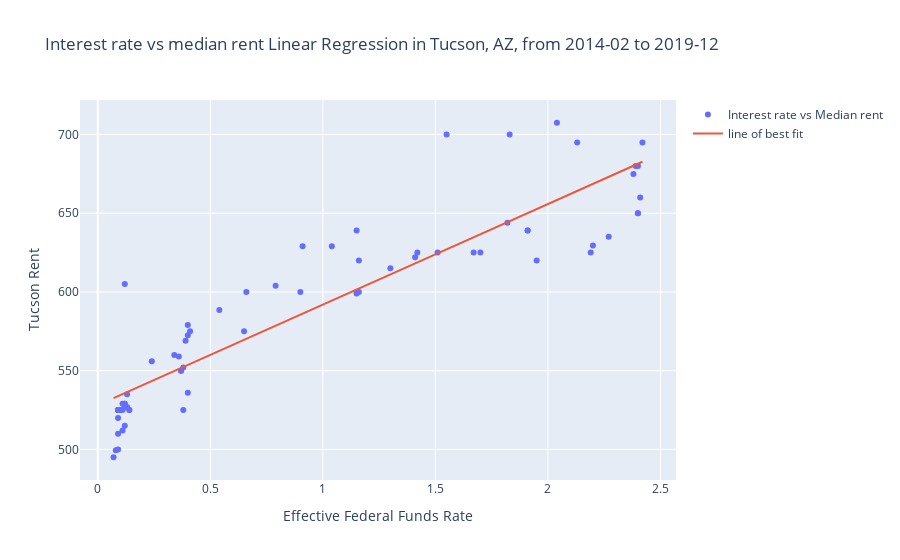

Notebook code for this chart:
### Code cell
df = pd.DataFrame({'X': rate_fund, 'Y':tucson_rent})
reg = LinearRegression().fit(np.vstack(df['X']), tucson_rent)
df['bestfit'] = reg.predict(np.vstack(df['X']))
fig=go.Figure()
fig.add_trace(go.Scatter(name='Interest rate vs Median rent', x=df['X'], y=df['Y'].values, mode='markers'))
fig.add_trace(go.Scatter(name='line of best fit', x=rate_fund, y=df['bestfit'], mode='lines'))

fig.update_layout(title_text = 'Interest rate vs median rent Linear Regression in Tucson, AZ, from 2014-02 to 2019-12', xaxis_title = 'Effective Federal Funds Rate', yaxis_title = 'Tucson Rent')

fig.show()
tucson_ml = fig
py.plot(tucson_ml, filename="Interest rate vs median rent Linear Regression in Tucson, AZ, from 2014-02 to 2019-12", auto_open=False)

### Figure 1 — Plotly figure (JSON) as saved in the notebook; plotly's stock layout.template omitted (floating-point values rounded to 4 significant figures)
{"data": [{"mode": "markers", "name": "Interest rate vs Median rent", "type": "scatter", "x": [0.07, 0.08, 0.09, 0.09, 0.1, 0.09, 0.09, 0.09, 0.09, 0.09, 0.12, 0.11, 0.11, 0.11, 0.12, 0.12, 0.13, 0.13, 0.14, 0.14, 0.12, 0.12, 0.24, 0.34, 0.38, 0.36, 0.37, 0.37, 0.38, 0.39, 0.4, 0.4, 0.4, 0.41, 0.54, 0.65, 0.66, 0.79, 0.9, 0.91, 1.04, 1.15, 1.16, 1.15, 1.15, 1.16, 1.3, 1.41, 1.42, 1.51, 1.67, 1.7, 1.82, 1.91, 1.91, 1.95, 2.19, 2.2, 2.27, 2.4, 2.4, 2.41, 2.42, 2.39, 2.38, 2.4, 2.13, 2.04, 1.83, 1.55], "y": [495, 499.5, 520, 500, 525, 510, 525, 525, 525, 525, 515, 512, 529, 525, 529, 529, 527, 535, 525, 525, 527, 605, 556, 560, 552, 559, 550, 550, 525, 569, 579, 536, 572.5, 575, 588.5, 575, 600, 604, 600, 629, 629, 639, 620, 599, 600, 600, 615, 622, 625, 625, 625, 625, 644, 639, 639, 620, 625, 629.5, 635, 650, 650, 660, 695, 680, 675, 680, 695, 707.5, 700, 700]}, {"mode": "lines", "name": "line of best fit", "type": "scatter", "x": [0.07, 0.08, 0.09, 0.09, 0.1, 0.09, 0.09, 0.09, 0.09, 0.09, 0.12, 0.11, 0.11, 0.11, 0.12, 0.12, 0.13, 0.13, 0.14, 0.14, 0.12, 0.12, 0.24, 0.34, 0.38, 0.36, 0.37, 0.37, 0.38, 0.39, 0.4, 0.4, 0.4, 0.41, 0.54, 0.65, 0.66, 0.79, 0.9, 0.91, 1.04, 1.15, 1.16, 1.15, 1.15, 1.16, 1.3, 1.41, 1.42, 1.51, 1.67, 1.7, 1.82, 1.91, 1.91, 1.95, 2.19, 2.2, 2.27, 2.4, 2.4, 2.41, 2.42, 2.39, 2.38, 2.4, 2.13, 2.04, 1.83, 1.55], "y": [532.5, 533.2, 533.8, 533.8, 534.5, 533.8, 533.8, 533.8, 533.8, 533.8, 535.7, 535.1, 535.1, 535.1, 535.7, 535.7, 536.4, 536.4, 537.0, 537.0, 535.7, 535.7, 543.4, 549.8, 552.4, 551.1, 551.7, 551.7, 552.4, 553.0, 553.6, 553.6, 553.6, 554.3, 562.6, 569.6, 570.2, 578.5, 585.6, 586.2, 594.5, 601.6, 602.2, 601.6, 601.6, 602.2, 611.1, 618.2, 618.8, 624.6, 634.8, 636.7, 644.4, 650.1, 650.1, 652.7, 668.0, 668.7, 673.1, 681.4, 681.4, 682.1, 682.7, 680.8, 680.2, 681.4, 664.2, 658.4, 645.0, 627.1]}], "layout": {"title": {"text": "Interest rate vs median rent Linear Regression in Tucson, AZ, from 2014-02 to 2019-12"}, "xaxis": {"title": {"text": "Effective Federal Funds Rate"}}, "yaxis": {"title": {"text": "Tucson Rent"}}}}
